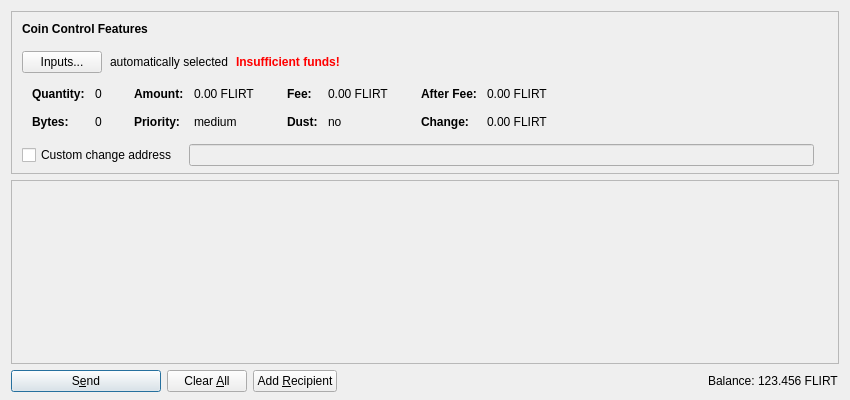
<?xml version="1.0" encoding="UTF-8"?>
<ui version="4.0">
 <class>SendCoinsDialog</class>
 <widget class="QDialog" name="SendCoinsDialog">
  <property name="geometry">
   <rect>
    <x>0</x>
    <y>0</y>
    <width>850</width>
    <height>400</height>
   </rect>
  </property>
  <property name="windowTitle">
   <string>Send Coins</string>
  </property>
  <layout class="QVBoxLayout" name="verticalLayout" stretch="0,1,0">
   <property name="bottomMargin">
    <number>8</number>
   </property>
   <item>
    <widget class="QFrame" name="frameCoinControl">
     <property name="sizePolicy">
      <sizepolicy hsizetype="Expanding" vsizetype="Expanding">
       <horstretch>0</horstretch>
       <verstretch>0</verstretch>
      </sizepolicy>
     </property>
     <property name="maximumSize">
      <size>
       <width>16777215</width>
       <height>16777215</height>
      </size>
     </property>
     <property name="frameShape">
      <enum>QFrame::StyledPanel</enum>
     </property>
     <property name="frameShadow">
      <enum>QFrame::Sunken</enum>
     </property>
     <layout class="QVBoxLayout" name="verticalLayoutCoinControl2">
      <property name="spacing">
       <number>0</number>
      </property>
      <property name="leftMargin">
       <number>0</number>
      </property>
      <property name="topMargin">
       <number>0</number>
      </property>
      <property name="rightMargin">
       <number>0</number>
      </property>
      <property name="bottomMargin">
       <number>6</number>
      </property>
      <item>
       <layout class="QVBoxLayout" name="verticalLayoutCoinControl" stretch="0,0,0,0,1">
        <property name="spacing">
         <number>0</number>
        </property>
        <property name="leftMargin">
         <number>10</number>
        </property>
        <property name="topMargin">
         <number>10</number>
        </property>
        <item>
         <layout class="QHBoxLayout" name="horizontalLayoutCoinControl1">
          <property name="bottomMargin">
           <number>15</number>
          </property>
          <item>
           <widget class="QLabel" name="labelCoinControlFeatures">
            <property name="sizePolicy">
             <sizepolicy hsizetype="Preferred" vsizetype="Maximum">
              <horstretch>0</horstretch>
              <verstretch>0</verstretch>
             </sizepolicy>
            </property>
            <property name="font">
             <font>
              <weight>75</weight>
              <bold>true</bold>
             </font>
            </property>
            <property name="styleSheet">
             <string notr="true">font-weight:bold;</string>
            </property>
            <property name="text">
             <string>Coin Control Features</string>
            </property>
           </widget>
          </item>
         </layout>
        </item>
        <item>
         <layout class="QHBoxLayout" name="horizontalLayoutCoinControl2" stretch="0,0,0,0">
          <property name="spacing">
           <number>8</number>
          </property>
          <property name="bottomMargin">
           <number>10</number>
          </property>
          <item>
           <widget class="QPushButton" name="pushButtonCoinControl">
            <property name="styleSheet">
             <string notr="true"/>
            </property>
            <property name="text">
             <string>Inputs...</string>
            </property>
            <property name="autoDefault">
             <bool>false</bool>
            </property>
           </widget>
          </item>
          <item>
           <widget class="QLabel" name="labelCoinControlAutomaticallySelected">
            <property name="text">
             <string>automatically selected</string>
            </property>
            <property name="margin">
             <number>5</number>
            </property>
           </widget>
          </item>
          <item>
           <widget class="QLabel" name="labelCoinControlInsuffFunds">
            <property name="font">
             <font>
              <weight>75</weight>
              <bold>true</bold>
             </font>
            </property>
            <property name="styleSheet">
             <string notr="true">color:red;font-weight:bold;</string>
            </property>
            <property name="text">
             <string>Insufficient funds!</string>
            </property>
            <property name="margin">
             <number>5</number>
            </property>
           </widget>
          </item>
          <item>
           <spacer name="horizontalSpacerCoinControl">
            <property name="orientation">
             <enum>Qt::Horizontal</enum>
            </property>
            <property name="sizeHint" stdset="0">
             <size>
              <width>40</width>
              <height>1</height>
             </size>
            </property>
           </spacer>
          </item>
         </layout>
        </item>
        <item>
         <widget class="QWidget" name="widgetCoinControl" native="true">
          <property name="sizePolicy">
           <sizepolicy hsizetype="Preferred" vsizetype="Preferred">
            <horstretch>0</horstretch>
            <verstretch>0</verstretch>
           </sizepolicy>
          </property>
          <property name="minimumSize">
           <size>
            <width>0</width>
            <height>0</height>
           </size>
          </property>
          <property name="styleSheet">
           <string notr="true"/>
          </property>
          <layout class="QHBoxLayout" name="horizontalLayoutCoinControl5">
           <property name="leftMargin">
            <number>0</number>
           </property>
           <property name="topMargin">
            <number>0</number>
           </property>
           <property name="rightMargin">
            <number>0</number>
           </property>
           <property name="bottomMargin">
            <number>0</number>
           </property>
           <item>
            <layout class="QHBoxLayout" name="horizontalLayoutCoinControl3" stretch="0,0,0,1">
             <property name="spacing">
              <number>20</number>
             </property>
             <property name="topMargin">
              <number>0</number>
             </property>
             <property name="bottomMargin">
              <number>10</number>
             </property>
             <item>
              <layout class="QFormLayout" name="formLayoutCoinControl1">
               <property name="horizontalSpacing">
                <number>10</number>
               </property>
               <property name="verticalSpacing">
                <number>14</number>
               </property>
               <property name="leftMargin">
                <number>10</number>
               </property>
               <property name="topMargin">
                <number>4</number>
               </property>
               <property name="rightMargin">
                <number>6</number>
               </property>
               <item row="0" column="0">
                <widget class="QLabel" name="labelCoinControlQuantityText">
                 <property name="font">
                  <font>
                   <weight>75</weight>
                   <bold>true</bold>
                  </font>
                 </property>
                 <property name="text">
                  <string>Quantity:</string>
                 </property>
                 <property name="margin">
                  <number>0</number>
                 </property>
                </widget>
               </item>
               <item row="0" column="1">
                <widget class="QLabel" name="labelCoinControlQuantity">
                 <property name="cursor">
                  <cursorShape>IBeamCursor</cursorShape>
                 </property>
                 <property name="contextMenuPolicy">
                  <enum>Qt::ActionsContextMenu</enum>
                 </property>
                 <property name="text">
                  <string notr="true">0</string>
                 </property>
                 <property name="margin">
                  <number>0</number>
                 </property>
                 <property name="textInteractionFlags">
                  <set>Qt::LinksAccessibleByMouse|Qt::TextSelectableByKeyboard|Qt::TextSelectableByMouse</set>
                 </property>
                </widget>
               </item>
               <item row="1" column="0">
                <widget class="QLabel" name="labelCoinControlBytesText">
                 <property name="font">
                  <font>
                   <weight>75</weight>
                   <bold>true</bold>
                  </font>
                 </property>
                 <property name="text">
                  <string>Bytes:</string>
                 </property>
                </widget>
               </item>
               <item row="1" column="1">
                <widget class="QLabel" name="labelCoinControlBytes">
                 <property name="cursor">
                  <cursorShape>IBeamCursor</cursorShape>
                 </property>
                 <property name="contextMenuPolicy">
                  <enum>Qt::ActionsContextMenu</enum>
                 </property>
                 <property name="text">
                  <string notr="true">0</string>
                 </property>
                 <property name="textInteractionFlags">
                  <set>Qt::LinksAccessibleByMouse|Qt::TextSelectableByKeyboard|Qt::TextSelectableByMouse</set>
                 </property>
                </widget>
               </item>
              </layout>
             </item>
             <item>
              <layout class="QFormLayout" name="formLayoutCoinControl2">
               <property name="horizontalSpacing">
                <number>10</number>
               </property>
               <property name="verticalSpacing">
                <number>14</number>
               </property>
               <property name="leftMargin">
                <number>6</number>
               </property>
               <property name="topMargin">
                <number>4</number>
               </property>
               <property name="rightMargin">
                <number>6</number>
               </property>
               <item row="0" column="0">
                <widget class="QLabel" name="labelCoinControlAmountText">
                 <property name="font">
                  <font>
                   <weight>75</weight>
                   <bold>true</bold>
                  </font>
                 </property>
                 <property name="text">
                  <string>Amount:</string>
                 </property>
                 <property name="margin">
                  <number>0</number>
                 </property>
                </widget>
               </item>
               <item row="0" column="1">
                <widget class="QLabel" name="labelCoinControlAmount">
                 <property name="cursor">
                  <cursorShape>IBeamCursor</cursorShape>
                 </property>
                 <property name="contextMenuPolicy">
                  <enum>Qt::ActionsContextMenu</enum>
                 </property>
                 <property name="text">
                  <string notr="true">0.00 FLIRT</string>
                 </property>
                 <property name="textInteractionFlags">
                  <set>Qt::LinksAccessibleByMouse|Qt::TextSelectableByKeyboard|Qt::TextSelectableByMouse</set>
                 </property>
                </widget>
               </item>
               <item row="1" column="0">
                <widget class="QLabel" name="labelCoinControlPriorityText">
                 <property name="font">
                  <font>
                   <weight>75</weight>
                   <bold>true</bold>
                  </font>
                 </property>
                 <property name="text">
                  <string>Priority:</string>
                 </property>
                </widget>
               </item>
               <item row="1" column="1">
                <widget class="QLabel" name="labelCoinControlPriority">
                 <property name="cursor">
                  <cursorShape>IBeamCursor</cursorShape>
                 </property>
                 <property name="contextMenuPolicy">
                  <enum>Qt::ActionsContextMenu</enum>
                 </property>
                 <property name="text">
                  <string notr="true">medium</string>
                 </property>
                 <property name="textInteractionFlags">
                  <set>Qt::LinksAccessibleByMouse|Qt::TextSelectableByKeyboard|Qt::TextSelectableByMouse</set>
                 </property>
                </widget>
               </item>
              </layout>
             </item>
             <item>
              <layout class="QFormLayout" name="formLayoutCoinControl3">
               <property name="horizontalSpacing">
                <number>10</number>
               </property>
               <property name="verticalSpacing">
                <number>14</number>
               </property>
               <property name="leftMargin">
                <number>6</number>
               </property>
               <property name="topMargin">
                <number>4</number>
               </property>
               <property name="rightMargin">
                <number>6</number>
               </property>
               <item row="0" column="0">
                <widget class="QLabel" name="labelCoinControlFeeText">
                 <property name="font">
                  <font>
                   <weight>75</weight>
                   <bold>true</bold>
                  </font>
                 </property>
                 <property name="text">
                  <string>Fee:</string>
                 </property>
                 <property name="margin">
                  <number>0</number>
                 </property>
                </widget>
               </item>
               <item row="0" column="1">
                <widget class="QLabel" name="labelCoinControlFee">
                 <property name="cursor">
                  <cursorShape>IBeamCursor</cursorShape>
                 </property>
                 <property name="contextMenuPolicy">
                  <enum>Qt::ActionsContextMenu</enum>
                 </property>
                 <property name="text">
                  <string notr="true">0.00 FLIRT</string>
                 </property>
                 <property name="textInteractionFlags">
                  <set>Qt::LinksAccessibleByMouse|Qt::TextSelectableByKeyboard|Qt::TextSelectableByMouse</set>
                 </property>
                </widget>
               </item>
               <item row="1" column="0">
                <widget class="QLabel" name="labelCoinControlLowOutputText">
                 <property name="font">
                  <font>
                   <weight>75</weight>
                   <bold>true</bold>
                  </font>
                 </property>
                 <property name="text">
                  <string>Dust:</string>
                 </property>
                </widget>
               </item>
               <item row="1" column="1">
                <widget class="QLabel" name="labelCoinControlLowOutput">
                 <property name="cursor">
                  <cursorShape>IBeamCursor</cursorShape>
                 </property>
                 <property name="contextMenuPolicy">
                  <enum>Qt::ActionsContextMenu</enum>
                 </property>
                 <property name="text">
                  <string notr="true">no</string>
                 </property>
                 <property name="textInteractionFlags">
                  <set>Qt::LinksAccessibleByMouse|Qt::TextSelectableByKeyboard|Qt::TextSelectableByMouse</set>
                 </property>
                </widget>
               </item>
              </layout>
             </item>
             <item>
              <layout class="QFormLayout" name="formLayoutCoinControl4">
               <property name="horizontalSpacing">
                <number>10</number>
               </property>
               <property name="verticalSpacing">
                <number>14</number>
               </property>
               <property name="leftMargin">
                <number>6</number>
               </property>
               <property name="topMargin">
                <number>4</number>
               </property>
               <property name="rightMargin">
                <number>6</number>
               </property>
               <item row="0" column="0">
                <widget class="QLabel" name="labelCoinControlAfterFeeText">
                 <property name="font">
                  <font>
                   <weight>75</weight>
                   <bold>true</bold>
                  </font>
                 </property>
                 <property name="text">
                  <string>After Fee:</string>
                 </property>
                 <property name="margin">
                  <number>0</number>
                 </property>
                </widget>
               </item>
               <item row="0" column="1">
                <widget class="QLabel" name="labelCoinControlAfterFee">
                 <property name="cursor">
                  <cursorShape>IBeamCursor</cursorShape>
                 </property>
                 <property name="contextMenuPolicy">
                  <enum>Qt::ActionsContextMenu</enum>
                 </property>
                 <property name="text">
                  <string notr="true">0.00 FLIRT</string>
                 </property>
                 <property name="textInteractionFlags">
                  <set>Qt::LinksAccessibleByMouse|Qt::TextSelectableByKeyboard|Qt::TextSelectableByMouse</set>
                 </property>
                </widget>
               </item>
               <item row="1" column="0">
                <widget class="QLabel" name="labelCoinControlChangeText">
                 <property name="font">
                  <font>
                   <weight>75</weight>
                   <bold>true</bold>
                  </font>
                 </property>
                 <property name="text">
                  <string>Change:</string>
                 </property>
                </widget>
               </item>
               <item row="1" column="1">
                <widget class="QLabel" name="labelCoinControlChange">
                 <property name="cursor">
                  <cursorShape>IBeamCursor</cursorShape>
                 </property>
                 <property name="contextMenuPolicy">
                  <enum>Qt::ActionsContextMenu</enum>
                 </property>
                 <property name="text">
                  <string notr="true">0.00 FLIRT</string>
                 </property>
                 <property name="textInteractionFlags">
                  <set>Qt::LinksAccessibleByMouse|Qt::TextSelectableByKeyboard|Qt::TextSelectableByMouse</set>
                 </property>
                </widget>
               </item>
              </layout>
             </item>
            </layout>
           </item>
          </layout>
         </widget>
        </item>
        <item>
         <layout class="QHBoxLayout" name="horizontalLayoutCoinControl4" stretch="0,0,0">
          <property name="spacing">
           <number>12</number>
          </property>
          <property name="sizeConstraint">
           <enum>QLayout::SetDefaultConstraint</enum>
          </property>
          <property name="topMargin">
           <number>5</number>
          </property>
          <property name="rightMargin">
           <number>5</number>
          </property>
          <item>
           <widget class="QCheckBox" name="checkBoxCoinControlChange">
            <property name="toolTip">
             <string>If this is activated, but the change address is empty or invalid, change will be sent to a newly generated address.</string>
            </property>
            <property name="text">
             <string>Custom change address</string>
            </property>
           </widget>
          </item>
          <item>
           <widget class="QValidatedLineEdit" name="lineEditCoinControlChange">
            <property name="enabled">
             <bool>false</bool>
            </property>
            <property name="sizePolicy">
             <sizepolicy hsizetype="Expanding" vsizetype="Fixed">
              <horstretch>0</horstretch>
              <verstretch>0</verstretch>
             </sizepolicy>
            </property>
           </widget>
          </item>
          <item>
           <widget class="QLabel" name="labelCoinControlChangeLabel">
            <property name="sizePolicy">
             <sizepolicy hsizetype="Preferred" vsizetype="Expanding">
              <horstretch>0</horstretch>
              <verstretch>0</verstretch>
             </sizepolicy>
            </property>
            <property name="minimumSize">
             <size>
              <width>0</width>
              <height>0</height>
             </size>
            </property>
            <property name="text">
             <string/>
            </property>
            <property name="margin">
             <number>3</number>
            </property>
           </widget>
          </item>
         </layout>
        </item>
        <item>
         <spacer name="verticalSpacerCoinControl">
          <property name="orientation">
           <enum>Qt::Vertical</enum>
          </property>
          <property name="sizeHint" stdset="0">
           <size>
            <width>800</width>
            <height>1</height>
           </size>
          </property>
         </spacer>
        </item>
       </layout>
      </item>
     </layout>
    </widget>
   </item>
   <item>
    <widget class="QScrollArea" name="scrollArea">
     <property name="widgetResizable">
      <bool>true</bool>
     </property>
     <widget class="QWidget" name="scrollAreaWidgetContents">
      <property name="geometry">
       <rect>
        <x>0</x>
        <y>0</y>
        <width>830</width>
        <height>178</height>
       </rect>
      </property>
      <layout class="QVBoxLayout" name="verticalLayout_2" stretch="0,1">
       <property name="leftMargin">
        <number>0</number>
       </property>
       <property name="topMargin">
        <number>0</number>
       </property>
       <property name="rightMargin">
        <number>0</number>
       </property>
       <property name="bottomMargin">
        <number>0</number>
       </property>
       <item>
        <layout class="QVBoxLayout" name="entries">
         <property name="spacing">
          <number>6</number>
         </property>
        </layout>
       </item>
       <item>
        <spacer name="verticalSpacer">
         <property name="orientation">
          <enum>Qt::Vertical</enum>
         </property>
         <property name="sizeHint" stdset="0">
          <size>
           <width>20</width>
           <height>40</height>
          </size>
         </property>
        </spacer>
       </item>
      </layout>
     </widget>
    </widget>
   </item>
   <item>
    <layout class="QHBoxLayout" name="horizontalLayout">
     <item>
      <widget class="QPushButton" name="sendButton">
       <property name="minimumSize">
        <size>
         <width>150</width>
         <height>0</height>
        </size>
       </property>
       <property name="toolTip">
        <string>Confirm the send action</string>
       </property>
       <property name="text">
        <string>S&amp;end</string>
       </property>
       <property name="icon">
        <iconset resource="../flirtcoin.qrc">
         <normaloff>:/icons/send</normaloff>:/icons/send</iconset>
       </property>
       <property name="autoDefault">
        <bool>false</bool>
       </property>
       <property name="default">
        <bool>true</bool>
       </property>
      </widget>
     </item>
     <item>
      <widget class="QPushButton" name="clearButton">
       <property name="sizePolicy">
        <sizepolicy hsizetype="Minimum" vsizetype="Fixed">
         <horstretch>0</horstretch>
         <verstretch>0</verstretch>
        </sizepolicy>
       </property>
       <property name="toolTip">
        <string>Clear all fields of the form.</string>
       </property>
       <property name="text">
        <string>Clear &amp;All</string>
       </property>
       <property name="icon">
        <iconset resource="../flirtcoin.qrc">
         <normaloff>:/icons/remove</normaloff>:/icons/remove</iconset>
       </property>
       <property name="autoDefault">
        <bool>false</bool>
       </property>
      </widget>
     </item>
     <item>
      <widget class="QPushButton" name="addButton">
       <property name="toolTip">
        <string>Send to multiple recipients at once</string>
       </property>
       <property name="text">
        <string>Add &amp;Recipient</string>
       </property>
       <property name="icon">
        <iconset resource="../flirtcoin.qrc">
         <normaloff>:/icons/add</normaloff>:/icons/add</iconset>
       </property>
       <property name="autoDefault">
        <bool>false</bool>
       </property>
      </widget>
     </item>
     <item>
      <spacer name="horizontalSpacer">
       <property name="orientation">
        <enum>Qt::Horizontal</enum>
       </property>
       <property name="sizeHint" stdset="0">
        <size>
         <width>40</width>
         <height>20</height>
        </size>
       </property>
      </spacer>
     </item>
     <item>
      <layout class="QHBoxLayout" name="horizontalLayout_2">
       <property name="spacing">
        <number>3</number>
       </property>
       <item>
        <widget class="QLabel" name="label">
         <property name="sizePolicy">
          <sizepolicy hsizetype="Preferred" vsizetype="Fixed">
           <horstretch>0</horstretch>
           <verstretch>0</verstretch>
          </sizepolicy>
         </property>
         <property name="text">
          <string>Balance:</string>
         </property>
        </widget>
       </item>
       <item>
        <widget class="QLabel" name="labelBalance">
         <property name="sizePolicy">
          <sizepolicy hsizetype="Preferred" vsizetype="Fixed">
           <horstretch>0</horstretch>
           <verstretch>0</verstretch>
          </sizepolicy>
         </property>
         <property name="cursor">
          <cursorShape>IBeamCursor</cursorShape>
         </property>
         <property name="text">
          <string notr="true">123.456 FLIRT</string>
         </property>
         <property name="textInteractionFlags">
          <set>Qt::LinksAccessibleByMouse|Qt::TextSelectableByKeyboard|Qt::TextSelectableByMouse</set>
         </property>
        </widget>
       </item>
      </layout>
     </item>
    </layout>
   </item>
  </layout>
 </widget>
 <customwidgets>
  <customwidget>
   <class>QValidatedLineEdit</class>
   <extends>QLineEdit</extends>
   <header>qvalidatedlineedit.h</header>
  </customwidget>
 </customwidgets>
 <resources>
  <include location="../flirtcoin.qrc"/>
 </resources>
 <connections/>
</ui>
